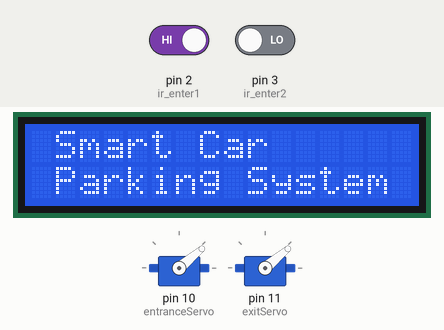
Recording of a sketch running on a simulated Arduino Uno, built with avr-gcc and run on an emulated ATmega328P. On the bench: 16×2 character LCD, 2 × servo. The test bench sets the inputs (shaded band); at power-on: pin 2 (ir_enter1) HIGH, pin 3 (ir_enter2) LOW. No radio packets arrive unless stated.

Above: at 0.2 s.
At 2.3 s:
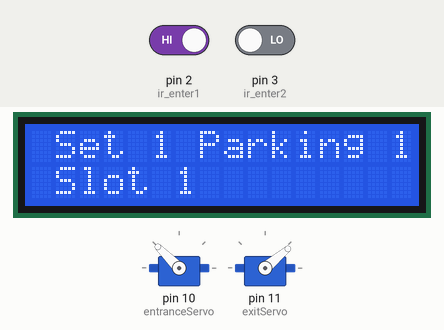
At 7.21 s:
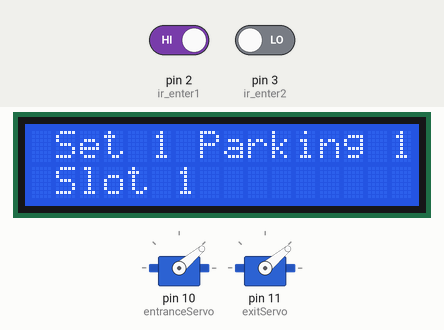
At 38.6 s:
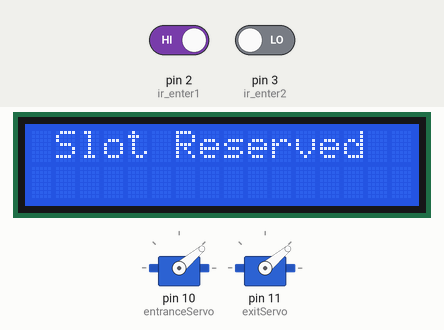
Timing chart, 0 to 40.0 s (numbered marks = the images above):
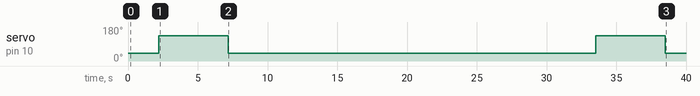

The sketch:

master_code.ino
```cpp
#include <SPI.h>
#include <nRF24L01.h>
#include <RF24.h>
#include <LiquidCrystal_I2C.h>
#include <Servo.h>

// Initialize LCD display, RF24 radio, and Servo objects
LiquidCrystal_I2C lcd(0x27, 16, 2);
RF24 radio(7, 8);  // CE, CSN pins
Servo entranceServo;
Servo exitServo;

// Define addresses for communication with the parking set controllers
const byte addresses[][6] = {"00001", "00002"};

// Define IR sensor pins
#define ir_enter1 2
#define ir_enter2 3
#define ir_exit1 4
#define ir_exit2 5

// Variables to hold the status of slots from two parking set controllers
int slotStatus[2][4];
int reservedSlotSet = -1; // Reserved slot parking set index
int reservedSlot = -1; // Reserved slot index within the set
unsigned long reservationTime; // Time when the slot was reserved
const unsigned long reservationTimeout = 30000; // 30 seconds timeout

void setup() {
  // Initialize LCD display
  lcd.init();
  lcd.backlight();

  // Initialize serial communication for debugging
  Serial.begin(9600);

  // Set IR sensor pins as inputs
  pinMode(ir_enter1, INPUT);
  pinMode(ir_enter2, INPUT);
  pinMode(ir_exit1, INPUT);
  pinMode(ir_exit2, INPUT);

  // Attach servo motors to corresponding pins and set initial positions
  entranceServo.attach(10); // Entrance gate servo motor pin connected to D10
  exitServo.attach(11); // Exit gate servo motor pin connected to D11
  entranceServo.write(40);  // sets the servo at 40 degree position
  exitServo.write(40);  // sets the servo at 40 degree position

  // Initialize the RF24 radio and open reading pipes for communication
  radio.begin();
  for (int i = 0; i < 2; i++) {
    radio.openReadingPipe(i + 1, addresses[i]); // Addresses for the parking sets
  }
  radio.setPALevel(RF24_PA_LOW);

  // Display initial message on the LCD
  lcd.begin(16, 2);
  lcd.setCursor(0, 0);
  lcd.print(" Smart Car ");
  lcd.setCursor(0, 1);
  lcd.print(" Parking System ");
  delay(2000);
  lcd.clear();
  lcd.setCursor(0, 0);
  lcd.print(" Welcome ");
}

void loop() {
  // Check if the reservation has timed out
  checkReservationTimeout();

  // Request the slot status from parking set controllers
  requestSlotStatus();

  // Handle vehicle entry or exit based on IR sensor input
  if (digitalRead(ir_enter1) == 0 || digitalRead(ir_enter2) == 0) {
    handleVehicleEntry();
  } else if (digitalRead(ir_exit1) == 0 || digitalRead(ir_exit2) == 0) {
    handleVehicleExit();
  } else {
    // Display welcome message and close gates if no vehicle is detected
    displayWelcomeMessage();
    entranceServo.write(40); // Close the entrance gate
    exitServo.write(40); // Close the exit gate
  }
}

void requestSlotStatus() {
  // Start listening for data from parking set controllers
  radio.startListening();
  delay(5); // Short delay to ensure readiness
  for (int i = 0; i < 2; i++) {
    if (radio.available()) {
      // Read the slot status data from each parking set controller
      radio.read(&slotStatus[i], sizeof(slotStatus[i]));
    }
  }
  radio.stopListening();
}

void reserveSlot() {
  // Loop through the slot status array to find a free slot
  for (int i = 0; i < 2; i++) {
    for (int j = 0; j < 4; j++) {
      if (slotStatus[i][j] == 0) { // If slot is free
        reservedSlotSet = i;
        reservedSlot = j;
        reservationTime = millis(); // Record the reservation time
        lcd.clear();
        // Display the reserved slot information
        displaySlotMessage(i + 1, (j / 2) + 1, (j % 2) + 1);
        entranceServo.write(135); // Open the entrance gate
        delay(5000); // Wait for the car to pass
        entranceServo.write(40); // Close the entrance gate
        return; // Exit the function once a slot is reserved
      }
    }
  }

  // If no free slot is found, display "Parking Full" message
  lcd.clear();
  lcd.setCursor(0, 0);
  lcd.print(" Parking Full ");
  delay(1500);
  lcd.clear();
}

void checkReservationTimeout() {
  // If a slot is reserved and the reservation has timed out, reset the reservation
  if (reservedSlot != -1 && millis() - reservationTime > reservationTimeout) {
    reservedSlotSet = -1;
    reservedSlot = -1;
  }
}

void displaySlotMessage(int set, int parking, int slot) {
  // Display the reserved slot information on the LCD
  lcd.setCursor(0, 0);
  lcd.print(" Set ");
  lcd.print(set);
  lcd.print(" Parking ");
  lcd.print(parking);
  lcd.setCursor(0, 1);
  lcd.print(" Slot ");
  lcd.print(slot);
}

void displayWelcomeMessage() {
  // Display welcome message on the LCD
  lcd.clear();
  lcd.setCursor(0, 0);
  lcd.print(" Welcome ");
}

void handleVehicleEntry() {
  // Handle vehicle entry by reserving a slot if not already reserved
  if (reservedSlot == -1) { // No slot is reserved
    reserveSlot();
  } else {
    // If a slot is already reserved, display "Slot Reserved" message
    lcd.clear();
    lcd.setCursor(0, 0);
    lcd.print(" Slot Reserved ");
    delay(2000);
  }
}

void handleVehicleExit() {
  // Loop through the slot status array to find an occupied slot
  for (int i = 0; i < 2; i++) {
    for (int j = 0; j < 4; j++) {
      if (slotStatus[i][j] == 1) { // If slot is occupied
        slotStatus[i][j] = 0; // Mark slot as free
        lcd.clear();
        // Display the exiting slot information
        displaySlotMessage(i + 1, (j / 2) + 1, (j % 2) + 1);
        exitServo.write(135); // Open the exit gate
        delay(5000); // Wait for the car to pass
        exitServo.write(40); // Close the exit gate
        return; // Exit the function once a slot is freed
      }
    }
  }
}
```

Measured:
- by itself, servo on pin 10 (entranceServo): alternates 135° for 5.0 s and 40° for 26.3 s
- what the display in image 1 shows lasts 5.0 s, from 2.2 s to 7.2 s
